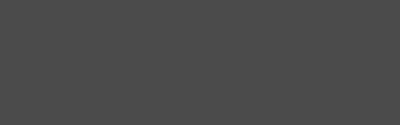
Frame 1 (no input)
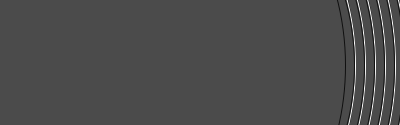
Frame 60 (the mouse pressed at the canvas centre just before this capture)
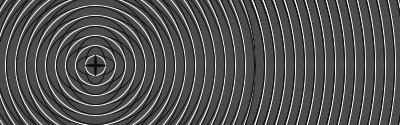
Frame 120 (the mouse held since frame 60 and released just before this capture)

The Processing sketch that drew these frames (run headless with seeded random() and noise(); from frame 60 on, the mouse is pressed at the canvas centre):

// Processing sketch: processing_56886
// ── processing_56886.pde

// Code by Sherin Kwan (YSDN Interactivity 1)
 
int x= 95;
int b= 140;
int y = 65;
float o = 1700;
int w= 1;
 
 
void setup(){
  size(400, 125);
  background(75);
  ellipseMode(CENTER);
  noFill();
  strokeWeight(w);
  smooth();
  frameRate(40);
}
 
void draw(){
   
  stroke(255);
  ellipse(x, y, o, o);
  stroke(15);
  ellipse(x, y, o-20, o-2);
  stroke(15);
  ellipse(x, y, o-2, o-20);
   
  if (2>o){
    o = 1000;
  } else{
    o-=20;
  }
}
 
